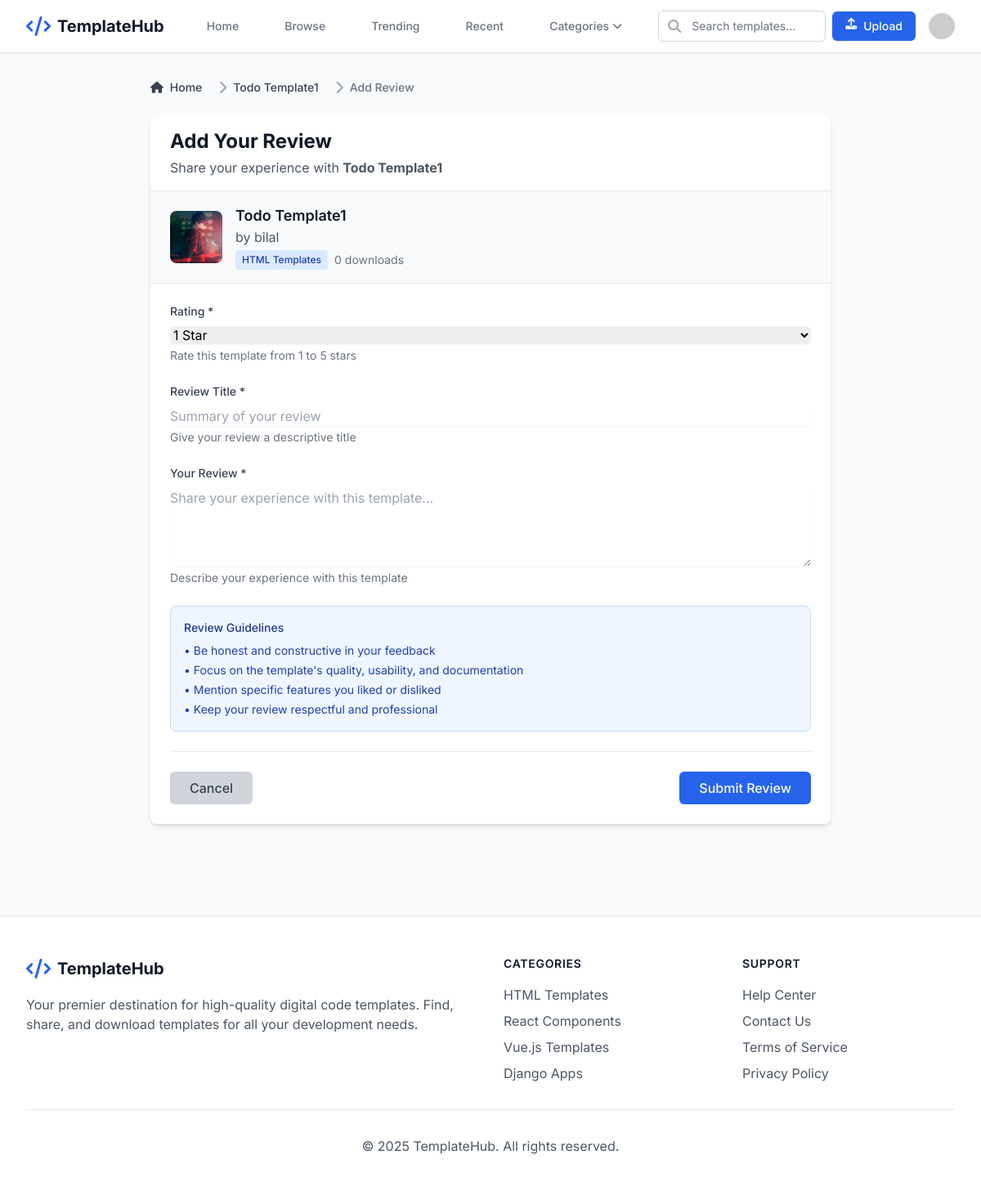
The app's page /reviews/add/3/ (signed in) with its own data.
### templates/models.py (models this page shows, shortened)
class Template(models.Model):
    DIFFICULTY_CHOICES = [
        ('beginner', 'Beginner'),
        ('intermediate', 'Intermediate'),
        ('advanced', 'Advanced'),
    ]
    STATUS_CHOICES = [
        ('draft', 'Draft'),
        ('pending', 'Pending Review'),
        ('published', 'Published'),
        ('rejected', 'Rejected'),
    ]
    title = models.CharField(max_length=200)
    slug = models.SlugField(max_length=200, unique=True, blank=True)
    description = models.TextField()
    short_description = models.CharField(max_length=300, help_text="Brief description for listings")
    author = models.ForeignKey(User, on_delete=models.CASCADE, related_name='templates')
    category = models.ForeignKey(Category, on_delete=models.CASCADE, related_name='templates')
    tags = models.ManyToManyField(Tag, blank=True, related_name='templates')
    template_file = models.FileField(upload_to=template_upload_path, help_text="Upload ZIP file containing template")
    preview_image = models.ImageField(upload_to=template_preview_path, blank=True, null=True)
    demo_url = models.URLField(blank=True, help_text="Live demo URL")
    difficulty = models.CharField(max_length=20, choices=DIFFICULTY_CHOICES, default='beginner')
    version = models.CharField(max_length=20, default='1.0.0')
    file_size = models.PositiveIntegerField(blank=True, null=True, help_text="File size in bytes")
    download_count = models.PositiveIntegerField(default=0)
    status = models.CharField(max_length=20, choices=STATUS_CHOICES, default='draft')
    is_featured = models.BooleanField(default=False)
    is_free = models.BooleanField(default=True)
    price = models.DecimalField(max_digits=10, decimal_places=2, default=0.00)
    created_at = models.DateTimeField(auto_now_add=True)
    updated_at = models.DateTimeField(auto_now=True)
    class Meta:
        ordering = ['-created_at']
    def get_absolute_url(self):
        return reverse('templates:template_detail', kwargs={'pk': self.pk})

class Category(models.Model):
    name = models.CharField(max_length=100, unique=True)
    slug = models.SlugField(max_length=100, unique=True, blank=True)
    description = models.TextField(blank=True)
    icon = models.CharField(max_length=50, blank=True, help_text="Font Awesome icon class")
    created_at = models.DateTimeField(auto_now_add=True)
    class Meta:
        verbose_name_plural = "Categories"
        ordering = ['name']

### reviews/views.py (the view)
# urls.py: path('add/<int:template_id>/', views.add_review, name='add_review'),
@login_required
def add_review(request, template_id):
    template = get_object_or_404(Template, pk=template_id, status='published')
    existing_review = Review.objects.filter(template=template, user=request.user).first()
    if existing_review:
        messages.warning(request, 'You have already reviewed this template.')
        return redirect('templates:template_detail', pk=template.pk)
    if request.method == 'POST':
        form = ReviewForm(request.POST)
        if form.is_valid():
            review = form.save(commit=False)
            review.template = template
            review.user = request.user
            review.save()
            messages.success(request, 'Your review has been added successfully!')
            return redirect('templates:template_detail', pk=template.pk)
    else:
        form = ReviewForm()
    context = {
        'form': form,
        'template': template,
    }
    return render(request, 'reviews/add_review.html', context)

### reviews/templates/reviews/add_review.html (shortened to what this page needs)
{% extends 'base.html' %}
{% block content %}
<div class="max-w-4xl mx-auto px-4 sm:px-6 lg:px-8 py-8">
    <nav class="flex mb-6" aria-label="Breadcrumb">
        <ol class="inline-flex items-center space-x-1 md:space-x-3">
            <li class="inline-flex items-center">
                <a href="{% url 'templates:home' %}" class="inline-flex items-center text-sm font-medium text-gray-700 hover:text-primary-600">
                    <i class="fas fa-home mr-2"></i>Home
                </a>
            </li>
            <li>
                <div class="flex items-center">
                    <i class="fas fa-chevron-right text-gray-400 mx-2"></i>
                    <a href="{{ template.get_absolute_url }}" class="text-sm font-medium text-gray-700 hover:text-primary-600">{{ template.title }}</a>
                </div>
            </li>
            <li aria-current="page">
                <div class="flex items-center">
                    <i class="fas fa-chevron-right text-gray-400 mx-2"></i>
                    <span class="text-sm font-medium text-gray-500">Add Review</span>
                </div>
            </li>
        </ol>
    </nav>
    <div class="bg-white rounded-lg shadow-md">
        <div class="px-6 py-4 border-b border-gray-200">
            <h2 class="text-2xl font-bold text-gray-900">Add Your Review</h2>
            <p class="text-gray-600 mt-1">Share your experience with <strong>{{ template.title }}</strong></p>
        </div>
        <div class="px-6 py-4 bg-gray-50 border-b border-gray-200">
            <div class="flex items-center">
                {% if template.preview_image %}
                    <img src="{{ template.preview_image.url }}" alt="{{ template.title }}" class="w-16 h-16 object-cover rounded-lg mr-4">
                {% else %}
                    <div class="w-16 h-16 bg-gradient-to-br from-primary-100 to-primary-200 rounded-lg flex items-center justify-center mr-4">
                        <i class="fas fa-code text-primary-600 text-xl"></i>
                    </div>
                {% endif %}
                <div>
                    <h3 class="text-lg font-semibold text-gray-900">{{ template.title }}</h3>
                    <p class="text-gray-600">by {{ template.author.get_full_name|default:template.author.username }}</p>
                    <div class="flex items-center mt-1">
                        <span class="bg-primary-100 text-primary-800 text-xs font-medium px-2 py-1 rounded mr-2">
                            {{ template.category.name }}
                        </span>
                        <span class="text-gray-500 text-sm">{{ template.download_count }} downloads</span>
                    </div>
                </div>
            </div>
        </div>
        <form method="post" class="p-6">
            <div class="mb-6">
                <label for="{{ form.rating.id_for_label }}" class="block text-sm font-medium text-gray-700 mb-2">
                    Rating *
                </label>
                {{ form.rating }}
                <p class="mt-1 text-sm text-gray-500">{{ form.rating.help_text }}</p>
            </div>
            <div class="mb-6">
                <label for="{{ form.title.id_for_label }}" class="block text-sm font-medium text-gray-700 mb-2">
                    Review Title *
                </label>
                {{ form.title }}
                <p class="mt-1 text-sm text-gray-500">{{ form.title.help_text }}</p>
            </div>
            <div class="mb-6">
                <label for="{{ form.comment.id_for_label }}" class="block text-sm font-medium text-gray-700 mb-2">
                    Your Review *
                </label>
                {{ form.comment }}
                <p class="mt-1 text-sm text-gray-500">{{ form.comment.help_text }}</p>
            </div>
            <div class="mb-6 p-4 bg-blue-50 border border-blue-200 rounded-lg">
                <h4 class="text-sm font-medium text-blue-900 mb-2">Review Guidelines</h4>
                <ul class="text-sm text-blue-800 space-y-1">
                    <li>• Be honest and constructive in your feedback</li>
                    <li>• Focus on the template's quality, usability, and documentation</li>
                    <li>• Mention specific features you liked or disliked</li>
                    <li>• Keep your review respectful and professional</li>
                </ul>
            </div>
            <div class="flex items-center justify-between pt-6 border-t border-gray-200">
                <a href="{{ template.get_absolute_url }}" class="bg-gray-300 text-gray-700 px-6 py-2 rounded-md font-medium hover:bg-gray-400 transition-colors">
                    Cancel
                </a>
                <button type="submit" class="bg-primary-600 text-white px-6 py-2 rounded-md font-medium hover:bg-primary-700 transition-colors">
                    Submit Review
                </button>
            </div>
        </form>
    </div>
</div>
{% endblock %}

### global_templates/base.html (style rules this page uses)
body { font-family: 'Inter', sans-serif; }

### records on screen
Template: title "Todo Template1", preview_image (picture), author.get_full_name "bilal", category.name "HTML Templates", download_count "0"
